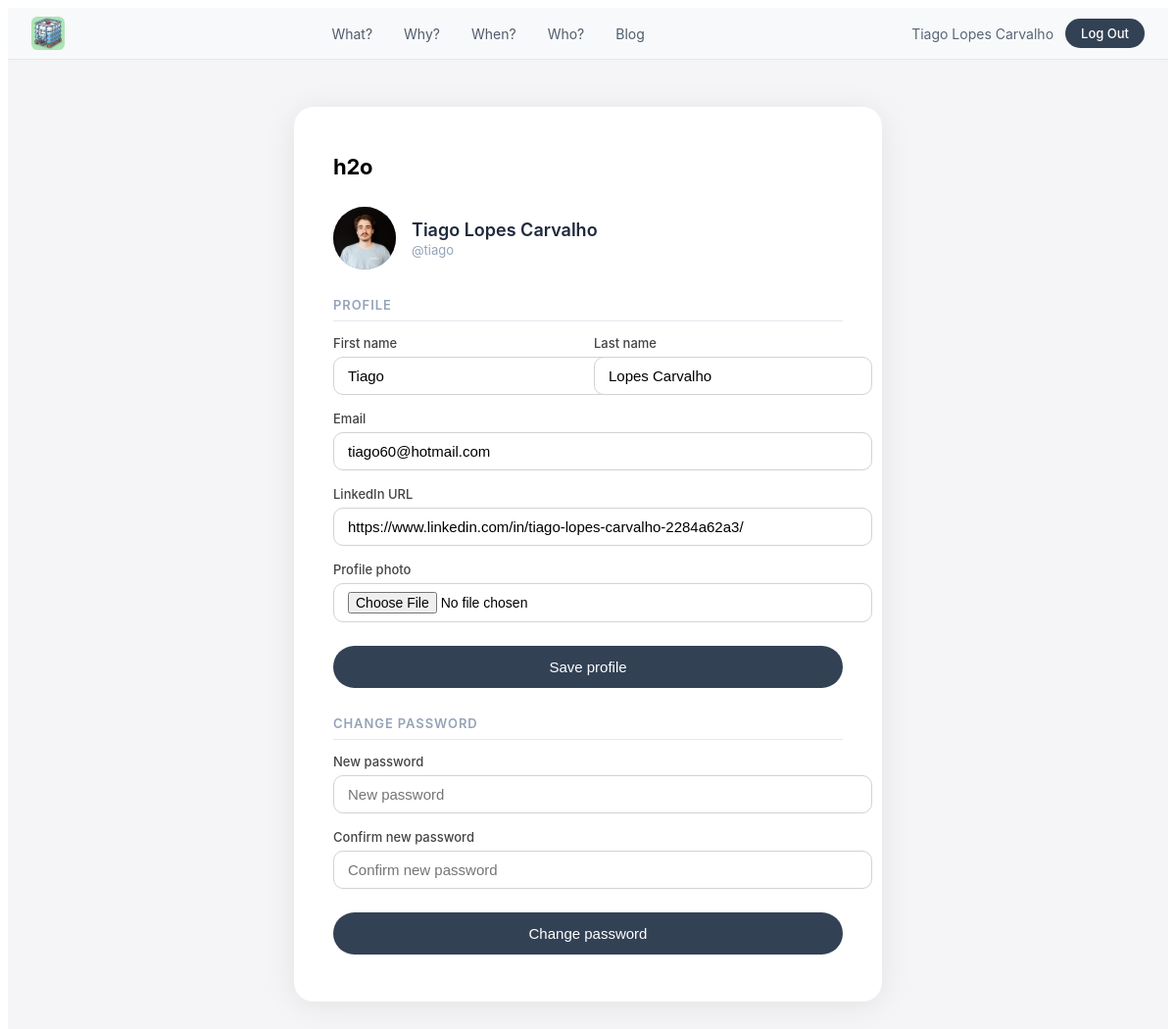
/profile/ (signed in), run on the app's committed database.
### home/models.py (models this page shows, shortened)
class User(AbstractUser):
    class Role(models.TextChoices):
        SYS = "sys", "System"
        COLLAB = "collab", "Collaborator"
        NORMAL = "normal", "Normal"
    class Dept(models.TextChoices):
        ELEC = "elec", DEPT_NAMES["elec"]
        DEV = "dev", DEPT_NAMES["dev"]
        MATH = "math", DEPT_NAMES["math"]
        FINANCE = "finance", DEPT_NAMES["finance"]
        RELATIONS = "relations", DEPT_NAMES["relations"]
    role = models.CharField(max_length=10, choices=Role.choices, default=Role.NORMAL)
    profile_photo = models.ImageField(upload_to="profile_photos/", blank=True, null=True)
    linkedin_url = models.URLField(blank=True)
    dept_main = models.CharField(
        max_length=20,
        choices=Dept.choices,
        blank=True,
        verbose_name="Main Department",
    )

### home/views.py (the view, shortened to what this page needs)
# urls.py: path("profile/", views.edit_profile, name="profile"),
@login_required
def edit_profile(request):
    profile_form = EditProfileForm(instance=request.user)
    password_form = ChangePasswordForm(user=request.user)
    profile_saved = False
    password_saved = False
    return render(request, "home/profile.html", {
        "profile_form": profile_form,
        "password_form": password_form,
        "profile_saved": profile_saved,
        "password_saved": password_saved,
    })

### home/forms.py
class EditProfileForm(forms.ModelForm):
    first_name = forms.CharField(max_length=150, required=True,
        widget=forms.TextInput(attrs={"placeholder": "First name"}))
    last_name = forms.CharField(max_length=150, required=True,
        widget=forms.TextInput(attrs={"placeholder": "Last name"}))
    email = forms.EmailField(required=True,
        widget=forms.EmailInput(attrs={"placeholder": "Email"}))
    linkedin_url = forms.URLField(required=False,
        widget=forms.URLInput(attrs={"placeholder": "https://linkedin.com/in/…"}))
    profile_photo = forms.ImageField(required=False,
        widget=forms.FileInput())
    class Meta:
        model = User
        fields = ("first_name", "last_name", "email", "linkedin_url", "profile_photo")

class ChangePasswordForm(SetPasswordForm):
    new_password1 = forms.CharField(
        label="New password",
        widget=forms.PasswordInput(attrs={"placeholder": "New password"}),
    )
    new_password2 = forms.CharField(
        label="Confirm new password",
        widget=forms.PasswordInput(attrs={"placeholder": "Confirm new password"}),
    )

### home/templates/home/profile.html (shortened to what this page needs)
{% extends "home/auth_base.html" %}
{% load static %}
{% block extra_css %}
<link rel="stylesheet" href="{% static 'home/css/auth.css' %}">
{% endblock %}
{% block auth_content %}
<div class="profile-avatar">
  {% if request.user.profile_photo %}
    <img class="profile-avatar__img" src="{{ request.user.profile_photo.url }}" alt="">
  {% else %}
    <div class="profile-avatar__placeholder"></div>
  {% endif %}
  <div>
    <div class="profile-avatar__name">{{ request.user.get_full_name|default:request.user.username }}</div>
    <div class="profile-avatar__username">@{{ request.user.username }}</div>
  </div>
</div>
<p class="profile-section-title">Profile</p>
<form method="post" enctype="multipart/form-data" class="auth-form">
  <div class="auth-form__row">
    <div class="auth-form__field {% if profile_form.first_name.errors %}auth-form__field--error{% endif %}">
      <label for="{{ profile_form.first_name.id_for_label }}">First name</label>
      {{ profile_form.first_name }}
    </div>
    <div class="auth-form__field {% if profile_form.last_name.errors %}auth-form__field--error{% endif %}">
      <label for="{{ profile_form.last_name.id_for_label }}">Last name</label>
      {{ profile_form.last_name }}
    </div>
  </div>
  <div class="auth-form__field {% if profile_form.email.errors %}auth-form__field--error{% endif %}">
    <label for="{{ profile_form.email.id_for_label }}">Email</label>
    {{ profile_form.email }}
  </div>
  <div class="auth-form__field {% if profile_form.linkedin_url.errors %}auth-form__field--error{% endif %}">
    <label for="{{ profile_form.linkedin_url.id_for_label }}">LinkedIn URL</label>
    {{ profile_form.linkedin_url }}
  </div>
  <div class="auth-form__field">
    <label for="{{ profile_form.profile_photo.id_for_label }}">Profile photo</label>
    {{ profile_form.profile_photo }}
  </div>
  <button type="submit" name="save_profile" class="auth-form__submit auth-form__submit--secondary">
    Save profile
  </button>
</form>
<p class="profile-section-title">Change password</p>
<form method="post" class="auth-form">
  <div class="auth-form__field {% if password_form.new_password1.errors %}auth-form__field--error{% endif %}">
    <label for="{{ password_form.new_password1.id_for_label }}">New password</label>
    {{ password_form.new_password1 }}
  </div>
  <div class="auth-form__field {% if password_form.new_password2.errors %}auth-form__field--error{% endif %}">
    <label for="{{ password_form.new_password2.id_for_label }}">Confirm new password</label>
    {{ password_form.new_password2 }}
  </div>
  <button type="submit" name="save_password" class="auth-form__submit auth-form__submit--secondary">
    Change password
  </button>
</form>
{% endblock %}

### home/templates/home/auth_base.html (shortened to what this page needs)
{% extends "home/base.html" %}
{% load static %}
{% block content %}
<div class="auth-page">
  <div class="auth-card">
    <a href="/" class="auth-card__brand">h2o</a>
    {% block auth_content %}{% endblock %}
  </div>
</div>
{% endblock %}

### home/templates/home/base.html (shortened to what this page needs)
{% load static %}
<!DOCTYPE html>
<html lang="en">
<head>
  <link rel="stylesheet" href="{% static 'home/css/navbar.css' %}">
  {% block extra_css %}{% endblock %}
</head>
<body>
  {% include "home/navbar.html" %}
  <main>
    {% block content %}{% endblock %}
  </main>
</body>
</html>

### home/templates/home/navbar.html
{% load static %}
<nav class="h2o-nav">
  <a href="/" class="h2o-nav__brand">
    <img src="{% static 'home/img/favicon.jpg' %}" alt="h2o" class="h2o-nav__logo">
  </a>
  <ul class="h2o-nav__links">
    <li><a href="/#what">What?</a></li>
    <li><a href="/#why">Why?</a></li>
    <li><a href="/#when">When?</a></li>
    <li><a href="/#who">Who?</a></li>
    <li><a href="/blog/">Blog</a></li>
  </ul>
  {% if user.is_authenticated %}
    <div class="h2o-nav__user">
      <a href="{% url 'home:profile' %}" class="h2o-nav__username">{{ user.get_full_name|default:user.username }}</a>
      <a href="/logout/" class="h2o-nav__login">Log Out</a>
    </div>
  {% else %}
    <a href="/login/" class="h2o-nav__login">Log In</a>
  {% endif %}
</nav>

### home/static/home/css/navbar.css (style rules this page uses)
.h2o-nav { display: flex; align-items: center; padding: 0 24px; height: 52px; background: rgba(248, 249, 250, 0.92); backdrop-filter: saturate(180%) blur(20px); -webkit-backdrop-filter: saturate(180%) blur(20px); border-bottom: 1px solid rgba(0, 0, 0, 0.07); position: sticky; top: 0; z-index: 1000; font-family: -apple-system, BlinkMacSystemFont, "Segoe UI", sans-serif; font-size: 14px; }
.h2o-nav__brand { text-decoration: none; flex-shrink: 0; display: flex; align-items: center; }
.h2o-nav__logo { height: 34px; width: 34px; border-radius: 6px; object-fit: cover; display: block; border: none; outline: none; }
.h2o-nav__links { display: flex; align-items: center; gap: 32px; list-style: none; margin: 0 auto; padding: 0; }
.h2o-nav__links a { color: #334155; text-decoration: none; opacity: 0.85; transition: opacity 0.15s; }
.h2o-nav__user { display: flex; align-items: center; gap: 12px; flex-shrink: 0; }
.h2o-nav__username { font-size: 14px; color: #475569; opacity: 0.9; text-decoration: none; transition: opacity 0.15s; }
.h2o-nav__login { flex-shrink: 0; background: #334155; color: #fff; text-decoration: none; padding: 7px 16px; border-radius: 980px; font-size: 13px; font-weight: 500; transition: background 0.15s; }

### home/static/home/css/auth.css (style rules this page uses)
.auth-page { min-height: 100vh; display: flex; align-items: center; justify-content: center; background: #f5f5f7; padding: 48px 24px; font-family: -apple-system, BlinkMacSystemFont, "Segoe UI", sans-serif; }
.auth-card { background: #fff; border-radius: 20px; box-shadow: 0 4px 32px rgba(0,0,0,0.08); padding: 48px 40px; width: 100%; max-width: 420px; }
.auth-card__brand { display: block; font-size: 22px; font-weight: 700; color: #000; text-decoration: none; margin-bottom: 28px; letter-spacing: -0.3px; }
.auth-form { display: flex; flex-direction: column; gap: 16px; }
.auth-form__field { display: flex; flex-direction: column; gap: 6px; }
.auth-form__field label { font-size: 13px; font-weight: 500; color: #444; }
.auth-form__field input { padding: 10px 14px; border: 1px solid #d2d2d7; border-radius: 10px; font-size: 15px; outline: none; transition: border-color 0.15s, box-shadow 0.15s; width: 100%; }
.auth-form__submit { margin-top: 8px; background: #000; color: #fff; border: none; border-radius: 980px; padding: 13px; font-size: 15px; font-weight: 500; cursor: pointer; transition: background 0.15s; }

### home/templates/home/profile.html (style rules this page uses)
.auth-card { max-width: 520px; }
.profile-avatar { display: flex; align-items: center; gap: 16px; margin-bottom: 28px; }
.profile-avatar__img, .profile-avatar__placeholder { width: 64px; height: 64px; border-radius: 50%; object-fit: cover; flex-shrink: 0; background: linear-gradient(135deg, #94a3b8, #64748b); }
.profile-avatar__name { font-size: 18px; font-weight: 600; color: #1e293b; }
.profile-avatar__username { font-size: 13px; color: #94a3b8; margin-top: 2px; }
.profile-section-title { font-size: 13px; font-weight: 600; text-transform: uppercase; letter-spacing: 0.07em; color: #94a3b8; margin: 28px 0 14px; padding-bottom: 8px; border-bottom: 1px solid #e2e8f0; }
.profile-section-title:first-of-type { margin-top: 0; }
.auth-form__row { display: grid; grid-template-columns: 1fr 1fr; gap: 12px; }
.auth-form__field input[type="file"] { padding: 8px 14px; font-size: 14px; cursor: pointer; }
.auth-form__submit--secondary { background: #334155; }

### data on the page
User: get_full_name "Tiago Lopes Carvalho", user.profile_photo (picture), user.get_full_name "Tiago Lopes Carvalho", user.username "tiago", first_name "Tiago", last_name "Lopes Carvalho", email "tiago60@hotmail.com", linkedin_url "https://www.linkedin.com/in/tiago-lopes-carvalho-2284a62a3/"
